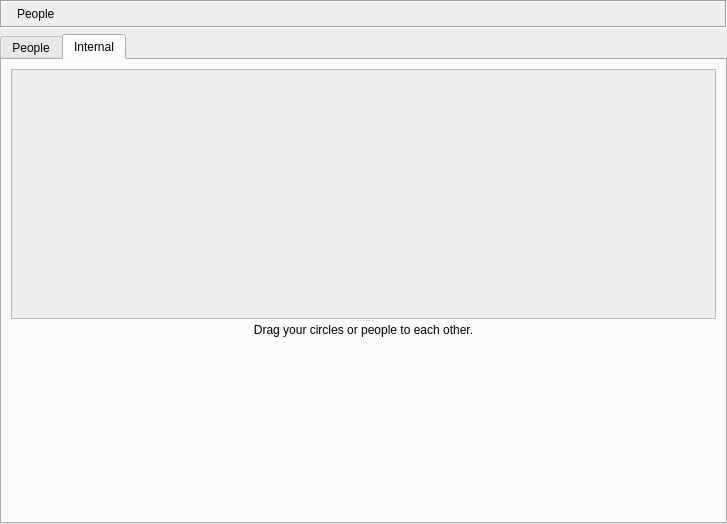
<?xml version="1.0" encoding="UTF-8"?>
<ui version="4.0">
 <class>PeopleDialog</class>
 <widget class="QWidget" name="PeopleDialog">
  <property name="geometry">
   <rect>
    <x>0</x>
    <y>0</y>
    <width>727</width>
    <height>524</height>
   </rect>
  </property>
  <property name="sizePolicy">
   <sizepolicy hsizetype="Preferred" vsizetype="Preferred">
    <horstretch>0</horstretch>
    <verstretch>0</verstretch>
   </sizepolicy>
  </property>
  <property name="windowTitle">
   <string/>
  </property>
  <layout class="QGridLayout" name="titleBarLayout">
   <property name="leftMargin">
    <number>0</number>
   </property>
   <property name="topMargin">
    <number>0</number>
   </property>
   <property name="rightMargin">
    <number>0</number>
   </property>
   <property name="bottomMargin">
    <number>0</number>
   </property>
   <item row="0" column="0">
    <widget class="QFrame" name="titleBarFrame">
     <property name="frameShape">
      <enum>QFrame::Box</enum>
     </property>
     <property name="frameShadow">
      <enum>QFrame::Sunken</enum>
     </property>
     <layout class="QHBoxLayout">
      <property name="leftMargin">
       <number>2</number>
      </property>
      <property name="topMargin">
       <number>2</number>
      </property>
      <property name="rightMargin">
       <number>2</number>
      </property>
      <property name="bottomMargin">
       <number>2</number>
      </property>
      <item>
       <widget class="QLabel" name="titleBarPixmap">
        <property name="minimumSize">
         <size>
          <width>0</width>
          <height>0</height>
         </size>
        </property>
        <property name="maximumSize">
         <size>
          <width>24</width>
          <height>24</height>
         </size>
        </property>
        <property name="text">
         <string/>
        </property>
        <property name="pixmap">
         <pixmap resource="../images.qrc">:/images/identity/identities_32.png</pixmap>
        </property>
        <property name="scaledContents">
         <bool>true</bool>
        </property>
       </widget>
      </item>
      <item>
       <widget class="StyledLabel" name="titleBarLabel">
        <property name="text">
         <string>People</string>
        </property>
       </widget>
      </item>
      <item>
       <spacer name="titleBarSpacer">
        <property name="orientation">
         <enum>Qt::Horizontal</enum>
        </property>
        <property name="sizeHint" stdset="0">
         <size>
          <width>40</width>
          <height>20</height>
         </size>
        </property>
       </spacer>
      </item>
     </layout>
    </widget>
   </item>
   <item row="1" column="0">
    <widget class="QTabWidget" name="tabWidget">
     <property name="enabled">
      <bool>true</bool>
     </property>
     <property name="currentIndex">
      <number>1</number>
     </property>
     <widget class="QWidget" name="tabExternal">
      <property name="sizePolicy">
       <sizepolicy hsizetype="Expanding" vsizetype="Expanding">
        <horstretch>0</horstretch>
        <verstretch>0</verstretch>
       </sizepolicy>
      </property>
      <attribute name="title">
       <string>People</string>
      </attribute>
      <layout class="QVBoxLayout">
       <item>
        <widget class="QSplitter" name="splitterExternal">
         <property name="orientation">
          <enum>Qt::Vertical</enum>
         </property>
         <widget class="QScrollArea" name="scrollAreaExternal">
          <property name="minimumSize">
           <size>
            <width>0</width>
            <height>250</height>
           </size>
          </property>
          <property name="widgetResizable">
           <bool>true</bool>
          </property>
          <widget class="FlowLayoutWidget" name="idExternal">
           <property name="geometry">
            <rect>
             <x>0</x>
             <y>0</y>
             <width>701</width>
             <height>248</height>
            </rect>
           </property>
           <layout class="QVBoxLayout"/>
          </widget>
         </widget>
         <widget class="QWidget" name="widgetExternal">
          <layout class="QGridLayout" name="layoutExternal">
           <item row="0" column="0">
            <widget class="QLabel" name="label_External">
             <property name="sizePolicy">
              <sizepolicy hsizetype="Preferred" vsizetype="Fixed">
               <horstretch>0</horstretch>
               <verstretch>0</verstretch>
              </sizepolicy>
             </property>
             <property name="text">
              <string>Drag your circles or people to each other.</string>
             </property>
             <property name="alignment">
              <set>Qt::AlignCenter</set>
             </property>
            </widget>
           </item>
           <item row="1" column="0">
            <widget class="PictureFlow" name="pictureFlowWidgetExternal" native="true">
             <property name="widgetResizable" stdset="0">
              <bool>true</bool>
             </property>
            </widget>
           </item>
          </layout>
         </widget>
        </widget>
       </item>
      </layout>
     </widget>
     <widget class="QWidget" name="tabInternal">
      <property name="sizePolicy">
       <sizepolicy hsizetype="Expanding" vsizetype="Expanding">
        <horstretch>0</horstretch>
        <verstretch>0</verstretch>
       </sizepolicy>
      </property>
      <attribute name="title">
       <string>Internal</string>
      </attribute>
      <layout class="QVBoxLayout">
       <item>
        <widget class="QSplitter" name="splitterInternal">
         <property name="orientation">
          <enum>Qt::Vertical</enum>
         </property>
         <widget class="QScrollArea" name="scrollAreaInternal">
          <property name="minimumSize">
           <size>
            <width>0</width>
            <height>250</height>
           </size>
          </property>
          <property name="widgetResizable">
           <bool>true</bool>
          </property>
          <widget class="FlowLayoutWidget" name="idInternal">
           <property name="geometry">
            <rect>
             <x>0</x>
             <y>0</y>
             <width>701</width>
             <height>248</height>
            </rect>
           </property>
           <layout class="QVBoxLayout"/>
          </widget>
         </widget>
         <widget class="QWidget" name="widgetInternal">
          <layout class="QGridLayout" name="layoutInternal">
           <item row="0" column="0">
            <widget class="QLabel" name="label_Internal">
             <property name="sizePolicy">
              <sizepolicy hsizetype="Preferred" vsizetype="Fixed">
               <horstretch>0</horstretch>
               <verstretch>0</verstretch>
              </sizepolicy>
             </property>
             <property name="text">
              <string>Drag your circles or people to each other.</string>
             </property>
             <property name="alignment">
              <set>Qt::AlignCenter</set>
             </property>
            </widget>
           </item>
           <item row="1" column="0">
            <widget class="PictureFlow" name="pictureFlowWidgetInternal" native="true">
             <property name="widgetResizable" stdset="0">
              <bool>true</bool>
             </property>
            </widget>
           </item>
          </layout>
         </widget>
        </widget>
       </item>
      </layout>
     </widget>
    </widget>
   </item>
  </layout>
 </widget>
 <customwidgets>
  <customwidget>
   <class>StyledLabel</class>
   <extends>QLabel</extends>
   <header>gui/common/StyledLabel.h</header>
  </customwidget>
  <customwidget>
   <class>PictureFlow</class>
   <extends>QWidget</extends>
   <header location="global">gui/common/PictureFlow.h</header>
   <container>1</container>
  </customwidget>
  <customwidget>
   <class>FlowLayoutWidget</class>
   <extends>QWidget</extends>
   <header location="global">gui/common/FlowLayout.h</header>
   <container>1</container>
  </customwidget>
 </customwidgets>
 <resources>
  <include location="../images.qrc"/>
 </resources>
 <connections/>
</ui>
